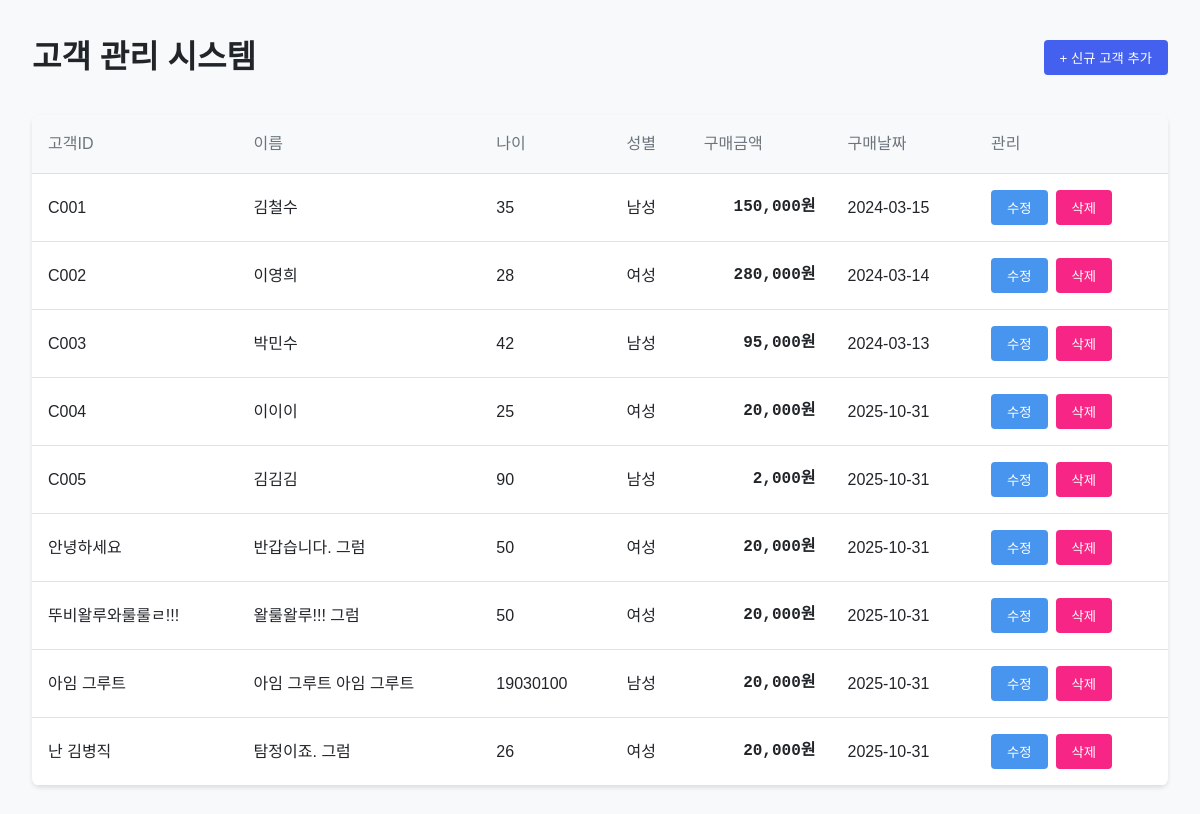
The page / on the database its author committed.
### tables this page shows
CREATE TABLE customer (
    id TEXT PRIMARY KEY,
    name TEXT,
    age INTEGER,
    gender TEXT,
    purchase_amount INTEGER,
    purchase_date TEXT
);

### 002.py (the view)
@app.route('/', methods=['GET'])
def index():
    customers = get_all_customers()
    columns = ["고객ID", "이름", "나이", "성별", "구매금액", "구매날짜"]
    return render_template('index.html', customers=customers, columns=columns)

### 002.py (called while the page is built)
def get_db_connection():
    conn = sqlite3.connect('customer.db')
    return conn

def get_all_customers():
    conn = get_db_connection()
    cursor = conn.cursor()
    cursor.execute('SELECT * FROM customer')
    customers = cursor.fetchall()
    conn.close()
    return customers

### templates/index.html (shortened to what this page needs)
<!DOCTYPE html>
<html lang="ko">
<head>
    <link rel="stylesheet" href="{{ url_for('static', filename='css/style.css') }}">
</head>
<body>
    <div class="container">
        <header class="header">
            <h1>고객 관리 시스템</h1>
            <button id="addBtn" class="btn btn-primary">+ 신규 고객 추가</button>
        </header>
        <main class="main-content">
            <div class="table-container">
                <table>
                    <thead>
                        <tr>
                            {% for column in columns %}
                                <th>{{ column }}</th>
                            {% endfor %}
                            <th>관리</th>
                        </tr>
                    </thead>
                    <tbody>
                        {% for customer in customers %}
                            <tr>
                                <td>{{ customer[0] }}</td>
                                <td>{{ customer[1] }}</td>
                                <td>{{ customer[2] }}</td>
                                <td>{{ customer[3] }}</td>
                                <td class="amount">{{ "{:,}".format(customer[4]) }}원</td>
                                <td>{{ customer[5] }}</td>
                                <td class="action-buttons">
                                    <button class="btn btn-edit updateBtn" data-customer-id="{{ customer[0] }}">수정</button>
                                    <form action="/delete/{{ customer[0] }}" method="post" style="display:inline-block;">
                                        <button type="submit" class="btn btn-delete">삭제</button>
                                    </form>
                                </td>
                            </tr>
                        {% endfor %}
                    </tbody>
                </table>
            </div>
        </main>
    </div>
</body>
</html>

### static/css/style.css (style rules this page uses)
:root { --primary-color: #4361ee; --secondary-color: #3f37c9; --success-color: #4895ef; --danger-color: #f72585; --background-color: #f8f9fa; --text-color: #212529; --border-color: #dee2e6; }
body { font-family: 'Noto Sans KR', sans-serif; line-height: 1.6; color: var(--text-color); background-color: var(--background-color); margin: 0; padding: 0; }
.container { max-width: 1200px; margin: 0 auto; padding: 2rem; }
.header { display: flex; justify-content: space-between; align-items: center; margin-bottom: 2rem; }
.header h1 { font-weight: 700; color: var(--text-color); margin: 0; }
.table-container { background: white; border-radius: 8px; box-shadow: 0 2px 4px rgba(0,0,0,0.1); overflow: hidden; }
table { width: 100%; border-collapse: collapse; margin: 0; }
th, td { padding: 1rem; text-align: left; border-bottom: 1px solid var(--border-color); }
th { background-color: #f8f9fa; font-weight: 500; color: #6c757d; }
.btn { padding: 0.5rem 1rem; border: none; border-radius: 4px; cursor: pointer; font-weight: 500; transition: all 0.3s ease; }
.btn-primary { background-color: var(--primary-color); color: white; }
.btn-edit { background-color: var(--success-color); color: white; }
.btn-delete { background-color: var(--danger-color); color: white; }
.action-buttons { display: flex; gap: 0.5rem; }
.amount { font-size: 16px; font-weight: bold; font-family: monospace; text-align: right; }

### rows shown on the page
customer: id "C001", name "김철수", age "35", gender "남성", purchase_amount "150,000", purchase_date "2024-03-15"
customer: id "C002", name "이영희", age "28", gender "여성", purchase_amount "280,000", purchase_date "2024-03-14"
customer: id "C003", name "박민수", age "42", gender "남성", purchase_amount "95,000", purchase_date "2024-03-13"
customer: id "C004", name "이이이", age "25", gender "여성", purchase_amount "20,000", purchase_date "2025-10-31"
customer: id "C005", name "김김김", age "90", gender "남성", purchase_amount "2,000", purchase_date "2025-10-31"
customer: id "안녕하세요", name "반갑습니다. 그럼", age "50", gender "여성", purchase_amount "20,000", purchase_date "2025-10-31"
customer: id "뚜비왈루와룰룰ㄹ!!!", name "왈룰왈루!!! 그럼", age "50", gender "여성", purchase_amount "20,000", purchase_date "2025-10-31"
customer: id "아임 그루트", name "아임 그루트 아임 그루트", age "19030100", gender "남성", purchase_amount "20,000", purchase_date "2025-10-31"
customer: id "난 김병직", name "탐정이죠. 그럼", age "26", gender "여성", purchase_amount "20,000", purchase_date "2025-10-31"

### other values the page prints
{{ column }} "고객ID" "이름" "나이" "성별" "구매금액" "구매날짜"
